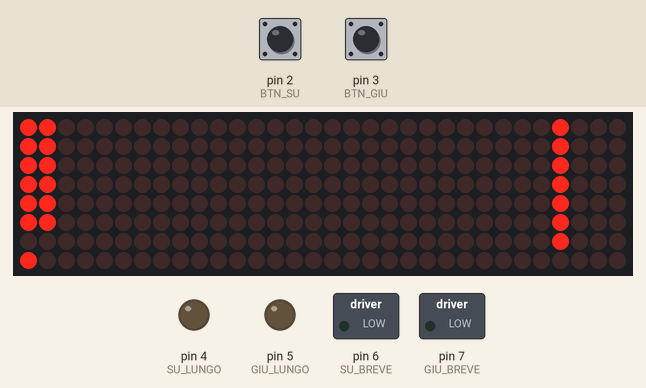
Simulated run of this sketch. Board: Arduino Uno, built with avr-gcc and run on an emulated ATmega328P. On the bench: 32×8 LED matrix, switched loads named in the sketch (green lamp = pin HIGH), output pins drawn as LEDs (lit = HIGH). The test bench sets the inputs (shaded band); at power-on: pin 3 (BTN_GIU) LOW, pin 2 (BTN_SU) LOW.

Above: at 1.2 s.
1.3 s: pin 3 (BTN_GIU) pulled HIGH for 3.2 s
At 5.4 s:
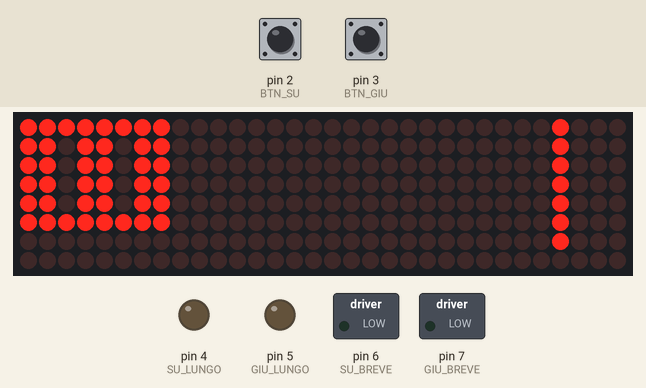
6.0 s: pin 2 (BTN_SU) pulled HIGH for 1 s
At 7.3 s:
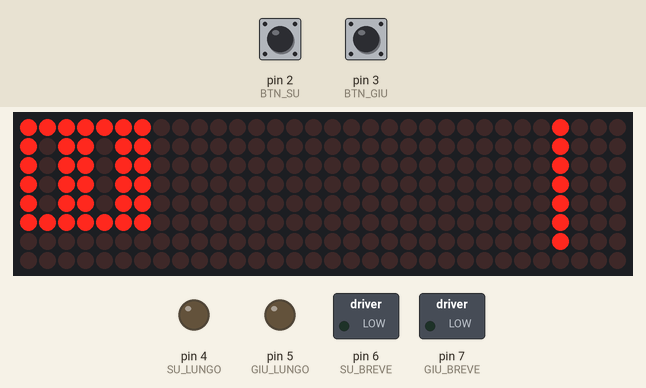
8.5 s: pin 2 (BTN_SU) pulled HIGH for 0.15 s
At 9.3 s:
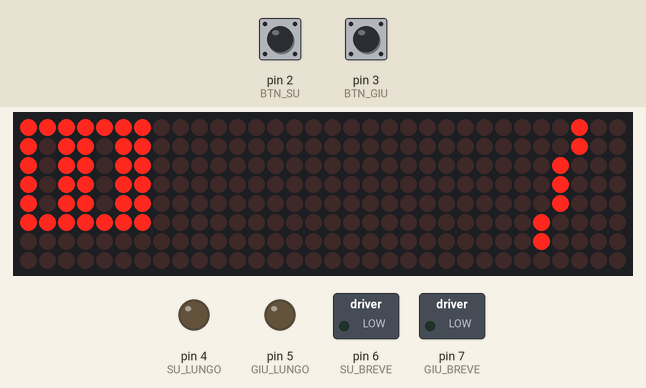
10.3 s: pin 3 (BTN_GIU) pulled HIGH for 1 s
At 11.8 s:
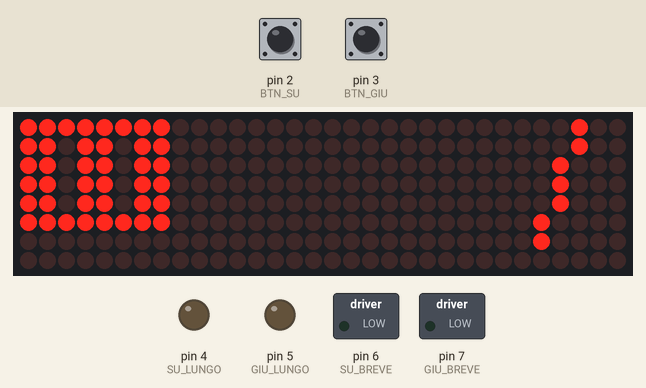
12.8 s: pin 2 (BTN_SU) pulled HIGH for 3.2 s
At 16.6 s:
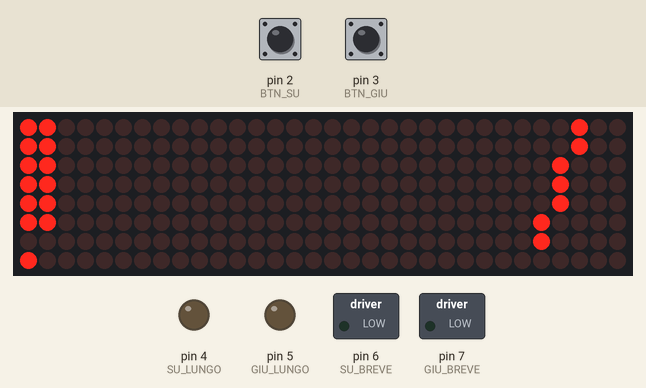
17.5 s: pin 3 (BTN_GIU) pulled HIGH for 3.2 s
At 18.0 s:
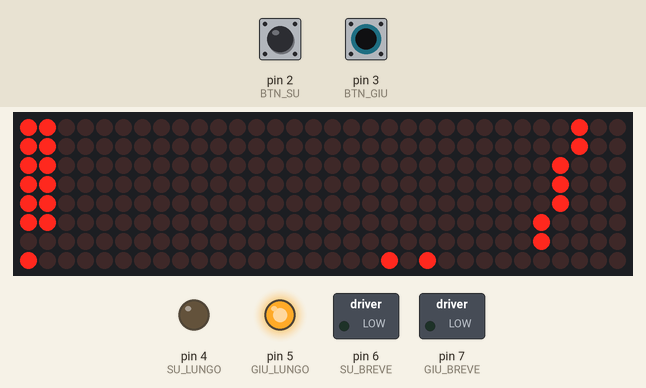
Timing chart, 0 to 22.2 s (numbered marks = the images above; inputs shaded):
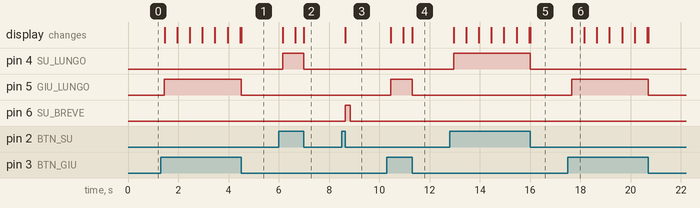

The sketch:

Tapparelle_Globale.ino
```cpp
// --------------------------------------------------------------------------------
// Sketch finale del simulatore di tapparelle con Arduino per il pannello KNX
// utilizzo con attuatori JAL-0210.02 di MDT Technologies
// L'attuatore tapparelle fornisce, per ogni tapparella, una linea su ed una linea
// giù, e ciascuno di essi può essere breve o lungo. Il breve deve comandare le
// lame delle veneziane, il lungo il motore dell'avvolgibile.
// Si mettono insieme le animazioni tapparella e il Grab Lungo Breve
// Ora non bisogna semplicemente accendere un led per i motori, ma animare la
// tapparella, in modo che dopo un certo tempo, incontrando il fine corsa, si fermi
// comunque
// --------------------------------------------------------------------------------
// l'attuatore può essere sostituito da una coppia di pulsanti, premuti per un
// periodo "breve" o "lungo" a seconda dell'effetto desiderato, ossia ruotare le
// lamelle o alzare/abbassare la tapparella
// --------------------------------------------------------------------------------


// --------------------------------------------------------------------------------
// i diversi tipi di led array sono configurati in modi diversi, e per questo motivo
// il driver MD_MAX72xx deve essere impostato in modo da ottenere il corretto
// canvas da disegnare
// In questo caso, i parametri utilizzati sono stati:
// #define USE_FC16_HW 1
// mentre tutti gli altri define iniziali erano zero; inoltre i parametri
//      #define HW_DIG_ROWS
//      #define HW_REV_COLS
//      #define HW_REV_ROWS
// non sono, alla fine, sttai toccati
// Questo ha portato ad una matrice di punti in cui, orientandola con il connettore
// in basso, lo 0,0 è in basso a sinistra, dunque la coordinata Y è corretta (sale
// verso l'alto) mentre la X è invertita (sale verso sinistra)
// Una trasformazione lineare X1=7-X0 fa dunque tutto il lavoro
// --------------------------------------------------------------------------------
#include <MD_MAX72xx.h>
#include <SPI.h>

// --------------------------------------------------------------------------------
// Sistema di debug che utilizza la seriale; in produzione viene spento
// --------------------------------------------------------------------------------
#define  DEBUG  0

#if DEBUG
  #define PRINT(s, x) { Serial.print(F(s)); Serial.print(x); }
  #define PRINTS(x) Serial.print(F(x))
  #define PRINTD(x) Serial.println(x, DEC)
#else
  #define PRINT(s, x)
  #define PRINTS(x)
  #define PRINTD(x)
#endif

// pin pert i pulsanti
#define BTN_SU      2   // linea pulsante su
#define BTN_GIU     3   // linea pulsante giù
#define SU_LUNGO    4   // Uscita LED su lungo (motore)
#define GIU_LUNGO   5   // Uscita LED giù lungo (motore)
#define SU_BREVE    6   // Uscita LED su breve (lamella in apertura)
#define GIU_BREVE   7   // Uscita LED giù breve (lamella in chiusura)

#define T_SOGLIA    150 // Valore di riconoscimento della pressione lunga dalla breve
#define TEMPO_BR    200 // tempo di accensione del led giallo impulso breve (su o giù)

#define TEMPO_STEP_TAPP 500  // durata step tapparella per visualizzare che si alza o si abbassa

// pin per le tapparelle simulate con i led (MD_MAX72xx)
#define  MAX_DEVICES 4

#define CLK_PIN   13  // or SCK
#define DATA_PIN  11  // or MOSI
#define CS_PIN    10  // or SS

// --------------------------------------------------------------------------------
// stati o condizioni dei pulsanti, per il riconoscimento della pressione breve-lunga
// --------------------------------------------------------------------------------
#define NONSO       0       // non so ancora in che stato mi trovo
#define BREVE       1       // riconosciuto impulso breve, segnale alto (impulso) alle lamelle
#define LUNGO       2       // riconosciuto impulso lungo, contatto chiuso al motore

// bisognerà anche definire i puntini che corrispondono ai led per le varie funzionalità
// ausiiarie: i fine corsa, i movimenti dei motori e le alimentazioni dai pulsanti

int btn_in[2] = {BTN_SU,BTN_GIU} ;          // array dei pin di ingresso              0=su 1=giu
int out_lungo[2] = {SU_LUNGO, GIU_LUNGO} ;  // array dei pin per i led dei motori     0=su 1=giu
int out_breve[2] = {SU_BREVE, GIU_BREVE} ;  // array dei pin per i led delle lamelle  0=su 1=giu
int val_incr[2] = {+1,-1} ;                 // incremento: su=+1 giu=-1

//
int valore[2] = {0,0};                            // stato del pulsante rilevato dall'ingresso
//int lungo[2] = {0,0};                             // dismesso
//int breve[2] = {0,0};                             // dismesso
bool attivo[2] = {false,false};                   // suAttivo
unsigned long start[2], tempo[2], durBreve[2];    // startSu, tempoSu, durSuBreve
unsigned long startLungo[2], tempoLungo[2];       // Tempo da quando il lungo è acceso
int stato[2] = {NONSO,NONSO};                     // statoSu
int oldSt[2] = {NONSO,NONSO};                     // per rilevare il cambio di stato


// --------------------------------------------------------------------------------
// I livelli della tapparella sono in tutto 23
// I livelli di orientamento della lamella sono 5
// --------------------------------------------------------------------------------
int livTapparella, livLamella;    // Posizione della tapparella e orientamento lamelle
bool fineCorsa[2];                // valore dei fine corsa (superiore o inferiore)

int i;

// SPI hardware interface
MD_MAX72XX mx = MD_MAX72XX(CS_PIN, MAX_DEVICES);

// --------------------------------------------------------------------------------
// tabella posizioni delle lamelle. Corrispondono al "valore" di orientamento
// della lamella; servono per "disegnare" una linea sul Max7219; le coordinate sono
// illustrate qui; ad esempio, la posizione intermedia iLam[2], ossia 1,1,5,5
// indica che si deve disegnare unalinea che va dal punto (1,1) al punto (5,5)
// come evidenziato
//
//    . . . . . . . .   7
//    . . . . . . . .   6
//    . . @ . . . . .   5
//    . . . @ . . . .   4
//    . . . . @ . . .   3
//    . . . . . @ . .   2
//    . . . . . . @ .   1
//    . . . . . . . .   0
//    7 6 5 4 3 2 1 0
//
// --------------------------------------------------------------------------------
int iLam[5][4] = {{0,3,6,3},
                  {0,2,6,4},
                  {1,1,5,5},
                  {2,0,4,6},
                  {3,0,3,6}
                  };

int iLedFC[2][2] = {{7,31},{7,8}};
int iLedMot[2][2] = {{7,29},{7,10}};
int iLedAl[2][2] = {{7,27},{7,12}};

//#define HW_DIG_ROWS 0
//#define HW_REV_COLS 1
//#define HW_REV_ROWS 0


// ================================================================================
// questa funzione pulisce tutto (un vecchio CLS dl DOS o dei vecchi basic)
// si noti che ho scelto, per evitare sfarfallii, di eseguire a mano l'Update
// del dispositivo ogni volta che tutto è pronto
// Ho messo un'intensitè piuttosto bassa, anche se non bassissima.
// ================================================================================
void resetMatrix(void)
{
  mx.control(MD_MAX72XX::INTENSITY, MAX_INTENSITY/8);
  mx.control(MD_MAX72XX::UPDATE, MD_MAX72XX::ON);
  mx.clear();
  mx.control(MD_MAX72XX::UPDATE, MD_MAX72XX::OFF);
}

// ================================================================================
// Disegno della tapparella ad un "livello" da 0 a 22
// si ricorda che, con questi parametri, il display verticale con i connettori
// in basso ha coordinate XY che partono dall'angolo in basso a destra, Y va verso
// l'alto e X va verso sinistra
// Dovendo disegnare tapparella, lamella ed altro, il clear non appartiene alla funzione
// e in realtà nemmeno l'update!
// Disegnare delle linee vuote tra quelepiene aumenta l'impressione del movimento
// ================================================================================
void tapparella(int aiLiv) {
  int i,j;

  j=0;  // j è il contatore che una volta su tre disegna la linea "vuota"
  for (i=aiLiv+8;i<32;i++) {
    if (j<2) {
      mx.drawLine(0,i,5,i,true);
    } else {
      mx.drawLine(0,i,5,i,false);
    }
    j++;
    if (j>2) j=0;
  }
  // il contorno, lati e linea superiore (che ci sono sempre)
  mx.drawLine(0,aiLiv+8,0,31,true);
  mx.drawLine(5,aiLiv+8,5,31,true);
  mx.drawLine(0,31,5,31,true);
}

// ================================================================================
// orientamento di una lamella posizioni da 0 (orizzontale) a 4 (verticale)
// Dovendo disegnare tapparella, lamella ed altro, il clear non appartiene alla funzione
// e in realtà nemmeno l'update!
// Funzione banale, una volta che abbiamo già descritto le coordinate dei punti per
// ogni livello
// ================================================================================
void lamella (int aiLiv) {
  mx.drawLine(iLam[aiLiv][0],iLam[aiLiv][1],iLam[aiLiv][2],iLam[aiLiv][3],true);
}

// ================================================================================
// Disegno i led ausiliari
// migliorabile!
// Ognuno dei tre punti (tre sopra e tre sotto in realtà) viene indicato con le
// coordinate e poi lo "stato"
// ================================================================================
void disegnaLed(int ai) {

  // fine corsa
  mx.setPoint(iLedFC[ai][0],iLedFC[ai][1],fineCorsa[ai]);
  // reale movimento motore, protetto dal fine corsa
  mx.setPoint(iLedMot[ai][0],iLedMot[ai][1],(stato[ai]==LUNGO)&&(!fineCorsa[ai]));
  // alimentazione dal pulsante o dal'attuatore
  mx.setPoint(iLedAl[ai][0],iLedAl[ai][1],(stato[ai]==LUNGO));

}

// ================================================================================
// Fattorizzo il calcolo dello stato degli ingressi
// In realtà le variabili sono globali dunque non ho una cosa veramente rientrante
// ma poco mi importa: più globali dei pin di I/O non c'è
// ================================================================================
void calcStatoIn(int ai) {
    // --------------------------------------------------------------------------------
    // Gestione del pulsante; devo decidere in che "stato" del pulsante mi trovo
    // può essere NONSO (che significa "indeciso"), BREVE o LUNGO
    // --------------------------------------------------------------------------------
    valore[ai] = digitalRead(btn_in[ai]);
    if (valore[ai]) {
      // Pulsante premuto, o attuatore che commuta in chiusura contatto
      switch (stato[ai]) {
        case NONSO:
          if (!attivo[ai]) {
            // se non ero attivo e lo sono (fronte di salita) faccio partire il timer per il riconoscimento
            // breve-lungo
            start[ai] = millis();
            #if DEBUG
            Serial.print("StartSu = ");
            Serial.println(start[ai]);
            #endif
          } else {
            // se ero già attivo devo confrontare il tempo con la soglia, per discriminare
            // il breve dal lungo; se supero il tempo di trigger, allora scatta il "lungo".
            tempo[ai] = millis();
            if (tempo[ai]>(start[ai]+T_SOGLIA)) {
              // ho superato la soglia, dunque sono LUNGO
              stato[ai] = LUNGO;
              startLungo[ai] = millis();
            }
          }
          break;
        case BREVE:
          // se sono nello stato breve e rilevo un fronte di salita significa aver premuto di nuovo
          // il pulsante nell'intervallo di 200 ms tra l'inizio e la fine del tempo breve; in realtà
          // questo non dovrebbe accadere perché l'impulso generato dall'attuatore è breve e comunque
          // la veneziana lo sa gestire; tuttavia per il momento me ne frego e aspetto; dunque qui non
          // faccio nulla; di fatto  così il fronte non viene rilevato
          break;
        case LUNGO:
          // nello stato LUNGO significa rimanerci
          break;
      }
      attivo[ai] = true;
    }
    else {
      // --------------------------------------------------------------------------------
      // pulsante rilasciato; segnale 1 OFF
      // --------------------------------------------------------------------------------
      switch (stato[ai]) {
        case NONSO:
          if (attivo[ai]) {
            // se il tempo trascorso è poco ho impulso breve; commuto a BREVE; voglio come
            // esercizio di simulazione della veneziana accendere il led per il tempo parametrico
            // scelto di durata del tempo breve
            tempo[ai] = millis();
            #if DEBUG
            Serial.print("TempoSu = ");
            Serial.print(tempo[ai]);
            Serial.print(" tempo-start= ");
            Serial.println(tempo[ai]-starta[i]);
            #endif
            if (tempo[ai]<(start[ai]+T_SOGLIA)) {
              stato[ai] = BREVE;
              start[ai] = millis();
            }
          }
          break;
        case BREVE:
          // il rilascio durante il breve non ha senso perché se sono in BREVE significa che ho rilasciato
          // provo dunque a non cambiare stato
          break;
        case LUNGO:
          // Se ero nello stato LUNGO significa che il motore stava andando, e se "mollo" il contatto
          // dunque il segnale si interrompe e tornerò nello stato NONSO
          // commuto lo stato a NONSO, che di fatto ha il motore spento e le lamelle ferme
          stato[ai] = NONSO;
          break;
      }
      attivo[ai] = false;
    }
    // però se sono nello stato breve devo vedere se la durata è finita. Questo solo per il led se lo mostro
    if (stato[ai]==BREVE) {
      durBreve[ai] = millis();
      if (durBreve[ai]>start[ai]+TEMPO_BR) {
        stato[ai] = NONSO;
      }
    }
}


// ================================================================================
// controllo il cambio di stato ed agisco di conseguenza
// Qui la gestione dell'array fa un po' a pugni con il resto perché SU e GIU sono
// entità molto distinte anche se i led sono led. Vediamo cosa ne esce
// In sostanza vogliamo che un fronte di salita di un impulso breve faccia "scattare"
// un passo della lamella,e poi basta finché non trovo un altro fronte di salita
// ================================================================================
void calcCambioStato(int ai) {
  // cerco il cambio di stato da NONSO a BREVE
  if (stato[ai] != oldSt[ai]) {
    // fronte di salita breve: incremento il livello lamella; il problema è: POSSO?
    // per un primo test faccio finta che posso
    if (stato[ai]==BREVE) {
      livLamella +=val_incr[ai];
      if (livLamella<0) livLamella = 0;
      if (livLamella>4) livLamella = 4;
    }
    oldSt[ai] = stato[ai];
  }
}

// ================================================================================
// per il motore devo controllare se lo stato è LUNGO, ed in caso da quanto tempo
// lo è, perché ogni tot millisecondi di permanenza del lungo io devo alzare di
// una tacca (o abbassare!) il valore della tapparella, fino al raggiungimento
// del fine corsa, alché devo smettere di farlo
// ================================================================================
void calcTempoMotore(int ai) {
  if (stato[ai]==LUNGO) {
    tempoLungo[ai] = millis();
    if (tempoLungo[ai]>(startLungo[ai]+TEMPO_STEP_TAPP)) {
      livTapparella += val_incr[ai];
      startLungo[ai] = tempoLungo[ai];
      if (livTapparella<0) livTapparella=0;
      fineCorsa[1]= (livTapparella<=0);
      if (livTapparella>22) livTapparella=22;
      fineCorsa[0]= livTapparella>=22;
    }
  }
}

// ================================================================================
void setup() {
  // modalità dei pin di controllo pulsanti e led
  pinMode(BTN_SU,INPUT);
  pinMode(BTN_GIU,INPUT);
  pinMode(SU_LUNGO,OUTPUT);
  pinMode(GIU_LUNGO,OUTPUT);
  pinMode(SU_BREVE,OUTPUT);
  pinMode(GIU_BREVE,OUTPUT);

  // azzero stati e led
  for (i=0;i<2;i++) {
    start[i]=millis(); tempo[i]=millis();
    stato[i] = NONSO;
  }
  // spengo tutto
  digitalWrite(SU_LUNGO,false);
  digitalWrite(SU_BREVE,false);
  digitalWrite(GIU_LUNGO,false);
  digitalWrite(GIU_BREVE,false);

  // inizializzazione matrrice
  mx.begin();
  resetMatrix();
  #if DEBUG
    Serial.begin(57600);
  #endif
  PRINTS("\n[MD_MAX72XX Pacman]");

  // stato logico del sistema
  livTapparella = 22;           // tapparella tutta su
  livLamella = 0;               // lamella tutta aperta, ovviamente (orizzontale)
  fineCorsa[0] = true;          // sono in alto, il fine corsa in alto è attivo
  fineCorsa[1] = false;         // e quello in basso ovviamente no

}

// ================================================================================
void loop() {

  for (i=0;i<2;i++) {
    // Calcolo lo stato degli ingressi
    calcStatoIn(i);
    // calcolo gli eventuali fronti di salita (per chi lavora a fronte)
    calcCambioStato(i);
    // proviamo il tempo motore
    calcTempoMotore(i);
    // mostro lo stato degli ingressi (per ora con i 4 led)
    switch (stato[i]) {
      case NONSO:
        digitalWrite(out_lungo[i],false);
        digitalWrite(out_breve[i],false);
        break;
      case BREVE:
        digitalWrite(out_lungo[i],false);
        digitalWrite(out_breve[i],true);
        break;
      case LUNGO:
        digitalWrite(out_lungo[i],true);
        digitalWrite(out_breve[i],false);
        break;
    }
  }
  // ora mostro le tapparelle
  mx.clear();
  tapparella (livTapparella);
  lamella (livLamella);
  for (i=0;i<2;i++) {
    disegnaLed(i);
  }
  mx.update();

}
```

Measured:
- after the input at 1.3 s, pin 5 (GIU_LUNGO): LOW → HIGH after 0.15 s, → LOW 3.0 s later; the display: first changes after 0.15 s (image 1 shows a later state)
- after the input at 6.0 s, pin 4 (SU_LUNGO): LOW → HIGH after 0.15 s, → LOW 0.85 s later; the display: first changes after 0.15 s (image 2 shows a later state)
- after the input at 8.5 s, pin 6 (SU_BREVE): LOW → HIGH after 0.15 s, → LOW 0.20 s later; the display: changes after 0.15 s (image 3)
- after the input at 10.3 s, pin 5 (GIU_LUNGO): LOW → HIGH after 0.15 s, → LOW 0.85 s later; the display: first changes after 0.15 s (image 4 shows a later state)
- after the input at 12.8 s, pin 4 (SU_LUNGO): LOW → HIGH after 0.15 s, → LOW 3.0 s later; the display: first changes after 0.15 s (image 5 shows a later state)
- after the input at 17.5 s, pin 5 (GIU_LUNGO): LOW → HIGH after 0.15 s, → LOW 3.0 s later; the display: changes after 0.15 s (image 6)
- what the display in image 6 shows lasts 0.5 s, from 17.7 s to 18.2 s
